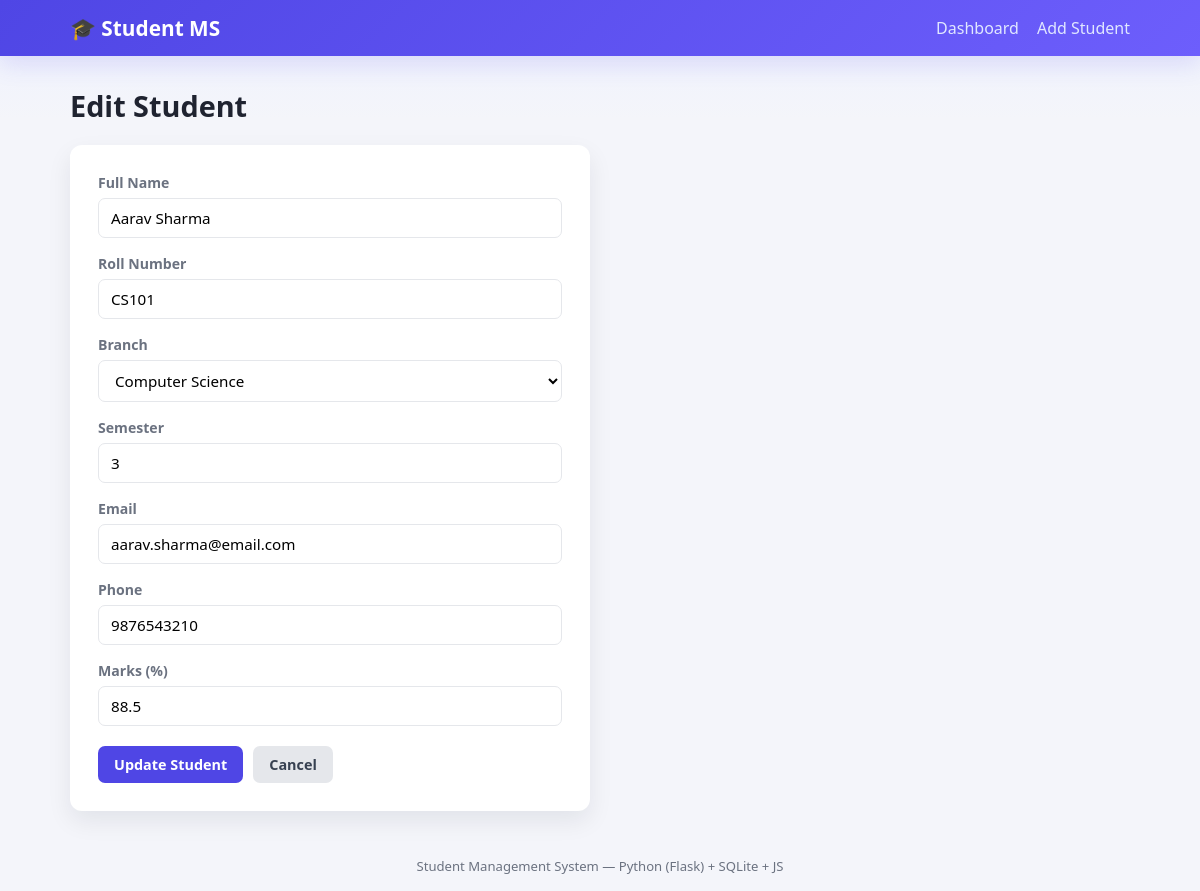
Screenshot of /edit/1 with the database file from the repository.
### tables this page shows
CREATE TABLE students (
            id INTEGER PRIMARY KEY AUTOINCREMENT,
            name TEXT NOT NULL,
            roll_no TEXT NOT NULL UNIQUE,
            branch TEXT NOT NULL,
            semester INTEGER NOT NULL,
            email TEXT,
            phone TEXT,
            marks REAL NOT NULL
        );

### app.py (the view, shortened to what this page needs)
@app.route("/edit/<int:student_id>", methods=["GET", "POST"])
def edit_student(student_id):
    student = fetch_student(student_id)
    if student is None:
        abort(404)
    return render_template("edit.html", student=student, valid_branches=VALID_BRANCHES)

### app.py (called while the page is built)
def get_db_connection():
    conn = sqlite3.connect(DB_NAME)
    conn.row_factory = sqlite3.Row
    return conn

def fetch_student(student_id):
    conn = get_db_connection()
    student = conn.execute("SELECT * FROM students WHERE id = ?", (student_id,)).fetchone()
    conn.close()
    return student

### templates/edit.html (shortened to what this page needs)
{% extends "base.html" %}
{% block content %}
<h1 class="page-title">Edit Student</h1>
<form class="student-form" method="POST" action="{{ url_for('edit_student', student_id=student.id) }}" id="studentForm" novalidate>
    <div class="form-group">
        <label for="name">Full Name</label>
        <input type="text" id="name" name="name" value="{{ (form_data or {}).get('name', student.name) }}" required>
    </div>
    <div class="form-group">
        <label for="roll_no">Roll Number</label>
        <input type="text" id="roll_no" name="roll_no" value="{{ (form_data or {}).get('roll_no', student.roll_no) }}" required>
    </div>
    <div class="form-group">
        <label for="branch">Branch</label>
        <select id="branch" name="branch" required>
            {% for branch in valid_branches %}
            <option value="{{ branch }}" {% if (form_data or {}).get('branch', student.branch) == branch %}selected{% endif %}>{{ branch }}</option>
            {% endfor %}
        </select>
    </div>
    <div class="form-group">
        <label for="semester">Semester</label>
        <input type="number" id="semester" name="semester" min="1" max="8" value="{{ (form_data or {}).get('semester', student.semester) }}" required>
    </div>
    <div class="form-group">
        <label for="email">Email</label>
        <input type="email" id="email" name="email" value="{{ (form_data or {}).get('email', student.email) }}">
    </div>
    <div class="form-group">
        <label for="phone">Phone</label>
        <input type="text" id="phone" name="phone" value="{{ (form_data or {}).get('phone', student.phone) }}" inputmode="numeric">
    </div>
    <div class="form-group">
        <label for="marks">Marks (%)</label>
        <input type="number" id="marks" name="marks" min="0" max="100" step="0.1" value="{{ (form_data or {}).get('marks', student.marks) }}" required>
    </div>
    <div class="form-actions">
        <button type="submit" class="btn btn-primary">Update Student</button>
        <a href="{{ url_for('index') }}" class="btn btn-cancel">Cancel</a>
    </div>
</form>
{% endblock %}

### static/style.css (style rules this page uses)
:root { --primary: #4f46e5; --primary-dark: #4338ca; --green: #16a34a; --yellow: #ca8a04; --red: #dc2626; --bg: #f4f5fa; --card-bg: #ffffff; --text: #1f2330; --muted: #6b7280; --border: #e5e7eb; --shadow: rgba(15, 23, 42, 0.08); }
* { box-sizing: border-box; margin: 0; padding: 0; }
a, button, input, select { font: inherit; }
body { font-family: "Segoe UI", Roboto, Helvetica, Arial, sans-serif; background: linear-gradient(180deg, #eef2ff 0%, var(--bg) 120px); color: var(--text); min-height: 100vh; display: flex; flex-direction: column; }
.page-title { font-size: 1.8rem; margin-bottom: 20px; color: var(--text); }
.btn { display: inline-block; padding: 9px 16px; border-radius: 7px; text-decoration: none; font-size: 0.9rem; font-weight: 600; border: none; cursor: pointer; transition: transform 0.15s ease, background-color 0.15s ease; }
.btn-primary { background: var(--primary); color: #fff; }
.btn-cancel { background: #e5e7eb; color: #374151; }
.student-form { background: var(--card-bg); max-width: 520px; padding: 28px; border-radius: 12px; box-shadow: 0 10px 25px var(--shadow); }
.form-group { margin-bottom: 16px; }
.form-group label { display: block; margin-bottom: 6px; font-weight: 600; font-size: 0.88rem; color: var(--muted); }
.form-group input, .form-group select { width: 100%; padding: 9px 12px; border: 1px solid var(--border); border-radius: 7px; font-size: 0.95rem; background: #fff; }
.form-actions { margin-top: 20px; display: flex; gap: 10px; }

### rows the page displays
students: name "Aarav Sharma", roll_no "CS101", branch "Computer Science", semester "3", email "aarav.sharma@email.com", phone "9876543210", marks "88.5"
